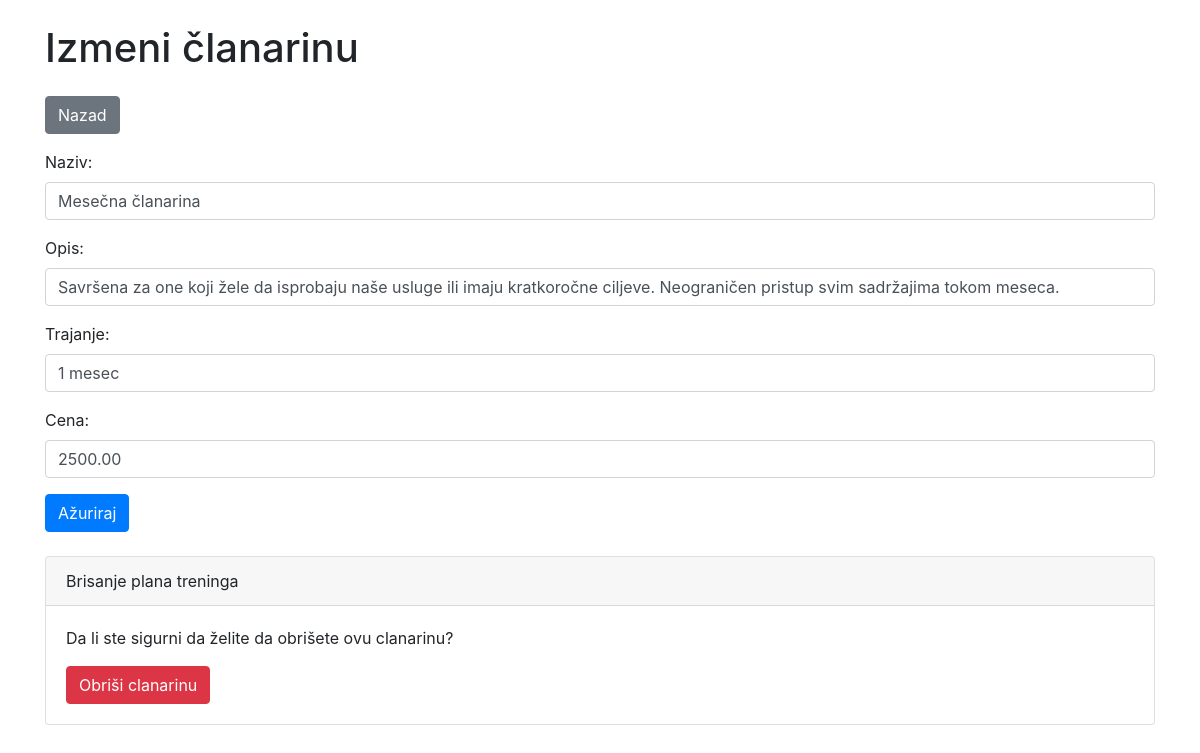
Screenshot of /edit_clanarina.php?id=8 with the database file from the repository.
### tables this page shows
CREATE TABLE `clanarina` (
  `id` int(11) NOT NULL,
  `naziv` varchar(100) NOT NULL,
  `cena` decimal(10,2) DEFAULT NULL,
  `trajanje` varchar(20) DEFAULT NULL,
  `opis` text DEFAULT NULL
);

### edit_clanarina.php (the view, shortened to what this page needs)
<?php
include "config.php";
if (isset($_GET['id'])) {
    $id = $_GET['id'];
    $sql = "SELECT * FROM clanarina WHERE id='$id'";
    $result = mysqli_query($conn, $sql);
    $row = mysqli_fetch_assoc($result);
    $naziv = $row['naziv'];
    $opis = $row['opis'];
    $trajanje = $row['trajanje'];
    $cena = $row['cena'];
} else {
    $id = '';
    $naziv = '';
    $opis = '';
    $trajanje = '';
    $cena = '';
}
?>
<!DOCTYPE html>
<html lang="en">
<head>
    <link href="https://stackpath.bootstrapcdn.com/bootstrap/4.5.2/css/bootstrap.min.css" rel="stylesheet">
</head>
<body>
    <div class="container mt-4">
        <h1 class="mb-4">Izmeni članarinu</h1>
        <a href="admin_plan.php" class="btn btn-secondary mb-3">Nazad</a>
        <form action="edit_clanarina.php?id=<?php echo $id; ?>" method="POST">
            <div class="form-group">
                <label for="naziv">Naziv:</label>
                <input type="text" class="form-control" id="naziv" name="naziv" value="<?php echo $naziv; ?>" required>
            </div>
            <div class="form-group">
                <label for="opis">Opis:</label>
                <input type="text" class="form-control" id="opis" name="opis" value="<?php echo $opis; ?>" required>
            </div>
            <div class="form-group">
                <label for="trajanje">Trajanje:</label>
                <input type="text" class="form-control" id="trajanje" name="trajanje" value="<?php echo $trajanje; ?>" required>
            </div>
            <div class="form-group">
                <label for="cena">Cena:</label>
                <input type="text" class="form-control" id="cena" name="cena" value="<?php echo $cena; ?>" required>
            </div>
            <button type="submit" class="btn btn-primary" name="submit">Ažuriraj</button>
        </form>
        <div class="card mt-4">
            <div class="card-header">
                Brisanje plana treninga
            </div>
            <div class="card-body">
                <form action="edit_clanarina.php?id=<?php echo $id; ?>" method="POST">
                    <p>Da li ste sigurni da želite da obrišete ovu clanarinu?</p>
                    <button type="submit" name="delete" class="btn btn-danger">Obriši clanarinu</button>
                </form>
            </div>
        </div>
    </div>
</body>
</html>

### rows the page displays
clanarina: naziv "Mesečna članarina", opis "Savršena za one koji žele da isprobaju naše usluge ili imaju kratkoročne ciljeve. Neograničen pristup svim sadržajima tokom meseca.", trajanje "1 mesec", cena "2500.00"
